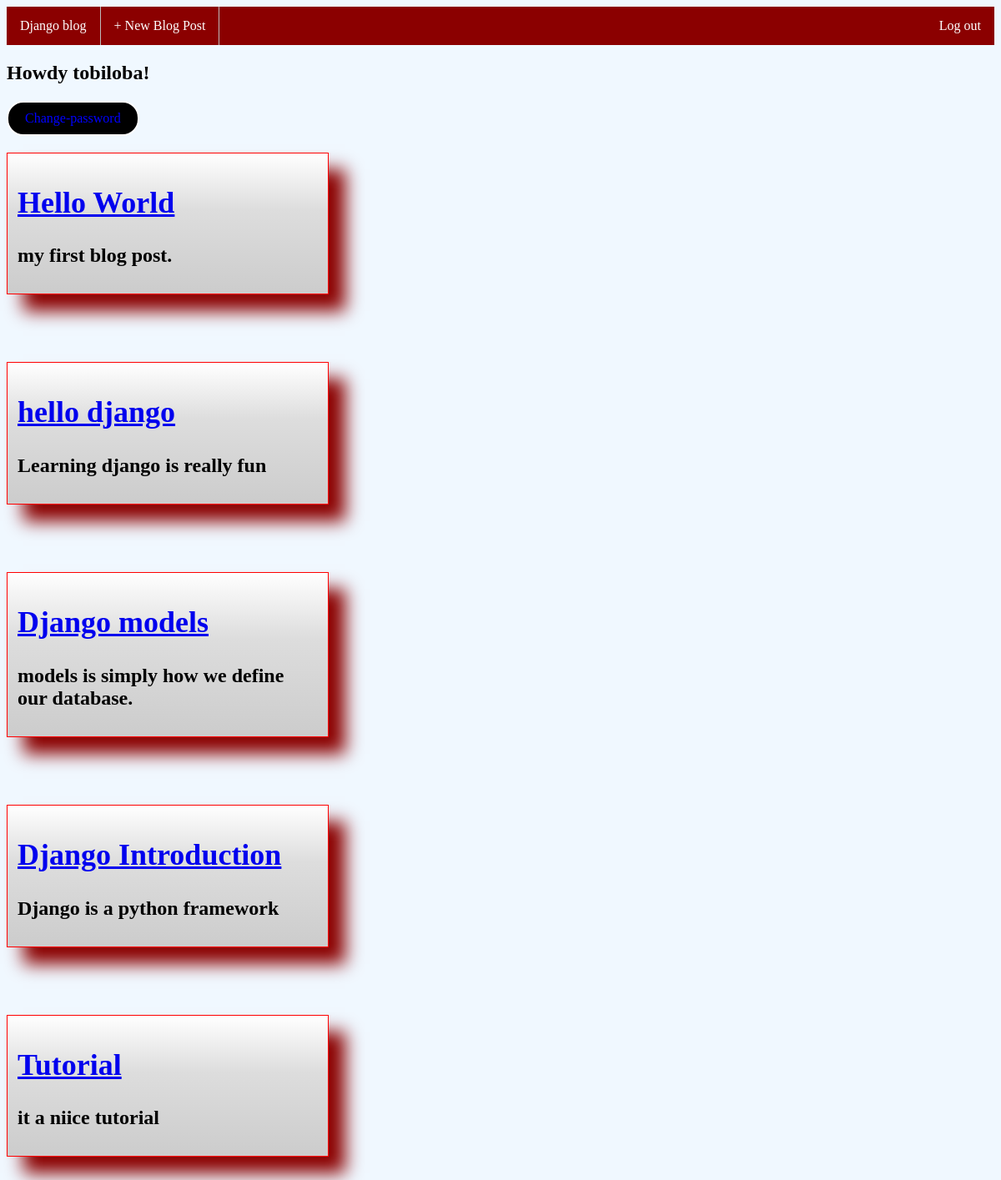
The app's page / (signed in) with its own data.
### blog/models.py (models this page shows, shortened)
class Post(models.Model):
    title = models.CharField(max_length=200)
    author = models.ForeignKey('auth.User', on_delete=models.CASCADE,)
    body = models.TextField()

### blog/views.py (the view)
# urls.py: path('', BlogListView.as_view(), name='home'),
class BlogListView(ListView):
    model = Post
    template_name='home.html'

### templates/home.html
{% extends 'base.html' %}
{% block content %}
    <h2 id="kon">
    {% for post in object_list %}
        <div class='post-entry'>
            <h2><a href="{% url 'post_detail' post.pk %}">{{post.title}}</a></h2>
            <p>{{post.body}}</p>
        </div><br><br><br>
    {% endfor %}
{% endblock content %}

### templates/base.html (shortened to what this page needs)
<!DOCTYPE html>
<html lang="en">
{% load static %}
<head>
    <link href="{% static 'base.css' %}" rel="stylesheet">
</head>
<body>
    <ul id="nav">
        {%if not user.is_authenticated %}
            <li><a href="{% url 'home' %}">Django blog</a></li>
            <li><a href="{% url 'login' %}">+ New Blog Post</a></li>
            <ul style="float:right;list-style-type:none;">
                <li><a href="{% url 'signup' %}">Sign Up</a></li>
                <li><a href="{% url 'login' %}">Login</a></li>
            </ul>
        {%else%}
            <li><a href="{% url 'home' %}">Django blog</a></li>
            <li><a href="{% url 'post_new' %}">+ New Blog Post</a></li>
            <ul style="float:right;list-style-type:none;">
                <li><a href="{% url 'logout' %}">Log out</a></li>
            </ul>
        {%endif%}
    </ul>
    {% if user.is_authenticated %}
        <h2>Howdy {{ user.username }}!</h2>
        <p class="link"><a href="{% url 'change_password' %}">Change-password</a></p>
    {% else %}
        <h2>Welcome Anonymous</h2>
        <p>You are not logged in.</p>
    {% endif %}
    <div>
        {% block content %}
        {% endblock content %}
    </div>
</body>
</html>

### static/base.css (style rules this page uses)
body { background-color: aliceblue; }
.post-entry { width: 15em; border: 1px solid red; box-shadow: 20px 20px 20px darkred; padding: 8px 12px; background-image: linear-gradient(180deg, #fff, #ddd 40%, #ccc); }
.link a { background-color: black; color: blue; border: 2px solid white; border-radius: 20px; padding: 10px 20px; text-align: center; text-decoration: none; display: inline-block; }
#nav { list-style-type: none; margin: 0; padding: 0; overflow: hidden; background-color: darkred; }
li { float: left; border-right:1px solid #bbb; }
li:last-child { border-right: none; }
li a { display: block; color: white; text-align: center; padding: 14px 16px; text-decoration: none; }

### records on screen
Post: title "Hello World", body "my first blog post."
Post: title "hello django", body "Learning django is really fun"
Post: title "Django models", body "models is simply how we define our database."
Post: title "Django Introduction", body "Django is a python framework"
Post: title "Tutorial", body "it a niice tutorial"

### other values on screen
{{ user.username }} "tobiloba"
